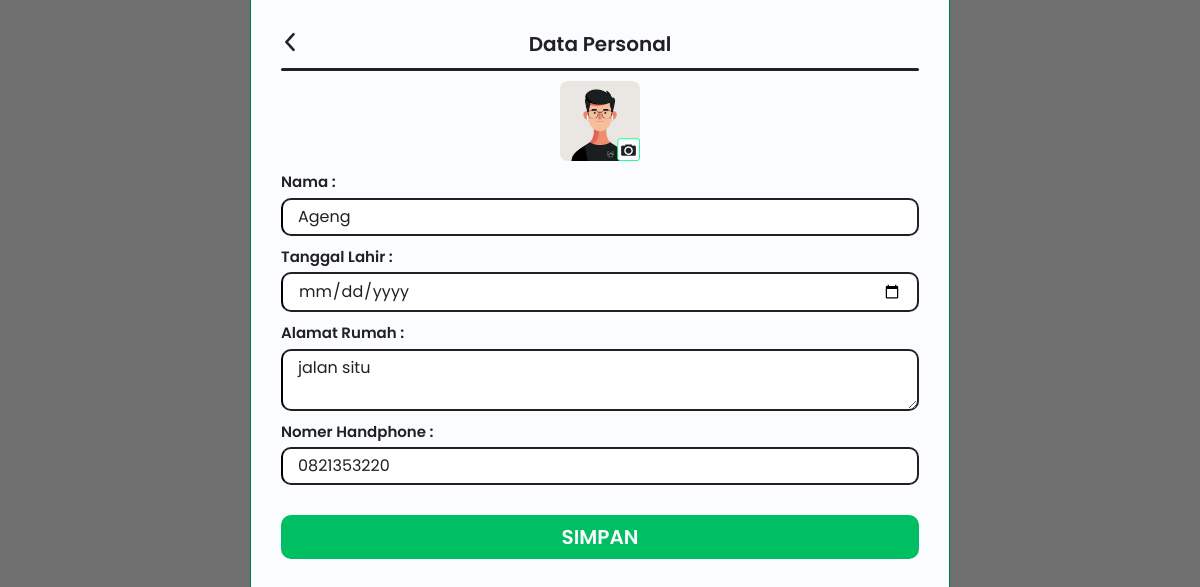
Page /view/security/profile_dataPersonal.php (signed in) on the committed database.
### tables this page shows
CREATE TABLE `security` (
  `id_security` int(11) NOT NULL,
  `nama` varchar(255) NOT NULL,
  `tgl_lhr` date NOT NULL,
  `noHp` varchar(20) NOT NULL,
  `alamat` text NOT NULL,
  `id_user` int(11) NOT NULL
);

### view/security/profile_dataPersonal.php (the view, shortened to what this page needs)
<?php
require "../../model/be_main.php";
$id_user = $_SESSION["id_user"];
$query = "SELECT * FROM security WHERE id_user = $id_user";
$hasil = mysqli_query($koneksi, $query);
$data = mysqli_fetch_assoc($hasil);
?>
<!DOCTYPE html>
<html lang="en">
<head>
  <?php include "../../tamplate/meta.php" ?>
</head>
<body class="flex flex-col gap-[10px] p-[30px] w-full h-screen bg-s-white border-x border-ijo-600 mx-auto md:w-9/12 lg:w-7/12">
  <div class="flex justify-between w-full">
    <a href="profile.php">
      <img src="../../assets/icon/guest-icon-arrow.png" alt="kembali">
    </a>
    <h1 class="font-semibold text-xl text-s-black text-center">Data Personal</h1>
  </div>
  <div class="h-[3px] w-full bg-s-black rounded"></div>
  <main>
    <form action="" method="post" class="flex flex-col gap-[10px]">
      <div class="flex justify-center items-center">
        <label for="foto" class="relative cursor-pointer">
          <img src="../../assets/img/anonim.jpg" id="foto-preview" alt="Foto Profile" class="size-[80px] rounded-[8px]">
          <img src="../../assets/icon/dataPersonal-icon-kamera.png" alt="kamera" class="absolute bottom-0 right-0">
        </label>
      </div>
      <div class="flex flex-col gap-1">
        <label for="nama" class="font-semibold text-[15px] text-s-black">Nama :</label>
        <input type="text" name="nama" id="nama" placeholder="Masukkan Nama Anda" value="<?= $data['nama'] ?>" class="px-[15px] py-[5px] rounded-[10px] text-s-black border-[2px] border-s-black">
      </div>
      <div class="flex flex-col gap-1">
        <label for="tgl" class="font-semibold text-[15px] text-s-black">Tanggal Lahir :</label>
        <input type="date" name="tgl" id="tgl" class="px-[15px] py-[5px] rounded-[10px] text-s-black border-[2px] border-s-black" value="<?= $data['tgl_lhr'] ?>">
      </div>
      <div class="flex flex-col gap-1">
        <label for="alamat" class="font-semibold text-[15px] text-s-black">Alamat Rumah :</label>
        <textarea type="text" name="alamat" id="alamat" placeholder="Masukan Alamat Rumah Anda" class="px-[15px] py-[5px] rounded-[10px] text-s-black border-[2px] border-s-black"><?= $data['alamat'] ?></textarea>
      </div>
      <div class="flex flex-col gap-1">
        <label for="NoHp" class="font-semibold text-[15px] text-s-black">Nomer Handphone :</label>
        <input type="text" name="NoHp" id="NoHp" placeholder="Masukkan Nomer Handphone Anda" class="px-[15px] py-[5px] rounded-[10px] text-s-black border-[2px] border-s-black" value="<?= $data['noHp'] ?>">
      </div>
      <button type="submit" name="submit" class="px-[30px] py-[8px] mt-[20px] bg-ijo-500 w-full rounded-[10px] hover:bg-ijo-300">
        <p class="font-semibold text-xl text-s-white">SIMPAN</p>
      </button>
    </form>
  </main>
</body>
</html>

### tamplate/meta.php (shortened to what this page needs)
<link rel="stylesheet" href="../../src/output.css">

### rows in the picture
security: nama "Ageng", alamat "jalan situ", NoHp "0821353220"
